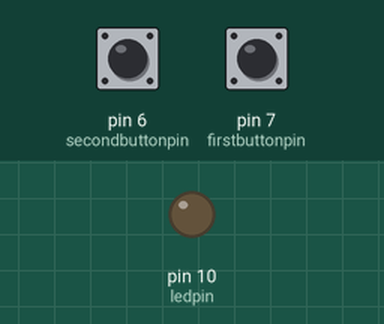
Recording of a sketch running on a simulated Arduino Uno, built with avr-gcc and run on an emulated ATmega328P. Shown: output pins drawn as LEDs (lit = HIGH). Inputs (shaded band) come from the test bench; at power-on: pin 6 (secondbuttonpin) LOW, pin 7 (firstbuttonpin) LOW.

Above: at 1.2 s.
1.3 s: pin 6 (secondbuttonpin) pulled HIGH for 0.15 s
At 1.37 s:
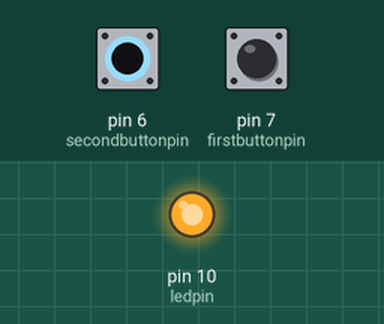
2.9 s: pin 6 (secondbuttonpin) pulled HIGH for 3.2 s
At 6.7 s:
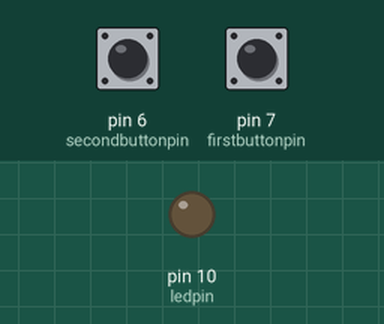
7.6 s: pin 7 (firstbuttonpin) pulled HIGH for 3.2 s
At 7.9 s:
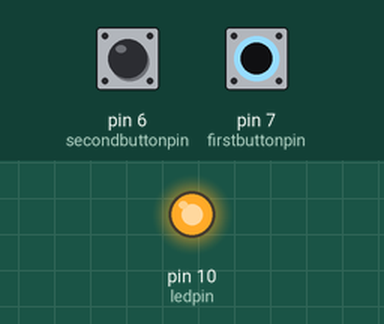
Timing chart, 0 to 12.3 s (numbered marks = the images above; inputs shaded):
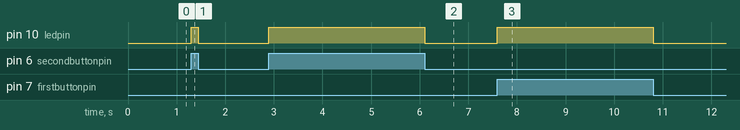

The sketch:

2push_buttons.ino
```cpp
const int firstbuttonpin = 7 ;
const int secondbuttonpin = 6 ;
const int ledpin = 10;

int firststate = 0;
int secondstate = 0;

void setup() {
  pinMode( firstbuttonpin , INPUT );
  pinMode( secondbuttonpin , INPUT );
  pinMode( ledpin , OUTPUT);
  digitalWrite(ledpin,LOW);
}

void loop() {
  firststate = digitalRead(firstbuttonpin);
  secondstate = digitalRead(secondbuttonpin);
  if(firststate == HIGH)
  {
    digitalWrite( ledpin , HIGH);
  }
  else if(secondstate == HIGH)
  {
    digitalWrite( ledpin , HIGH);
  }
  else
  {
    digitalWrite( ledpin , LOW);
  }
}
```

Measured:
- after the input at 1.3 s, pin 10 (ledpin): LOW → HIGH at once, → LOW 0.15 s later
- after the input at 2.9 s, pin 10 (ledpin): LOW → HIGH at once, → LOW 3.2 s later
- after the input at 7.6 s, pin 10 (ledpin): LOW → HIGH at once, → LOW 3.2 s later
